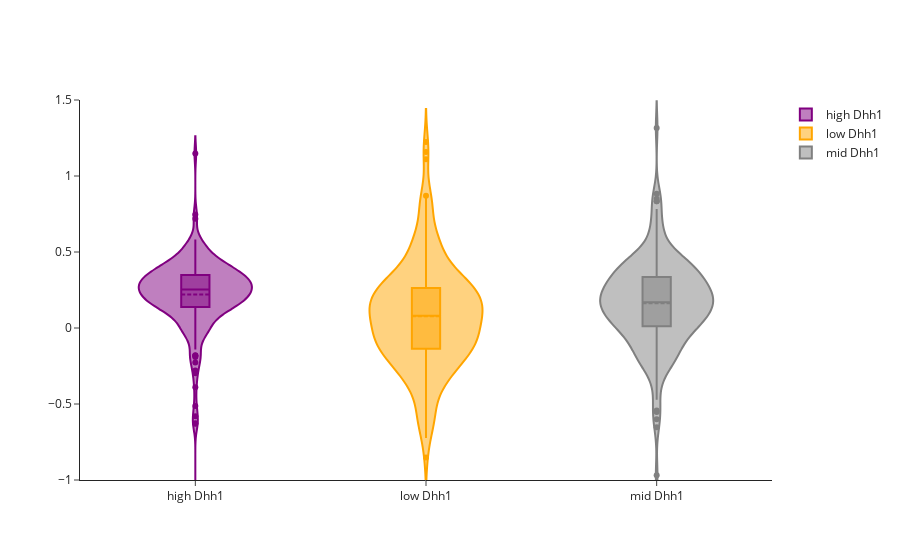

Source (notebook cell):
### Code cell
fig = go.Figure()
cls = ['purple','orange','grey']
cs = ['high Dhh1','low Dhh1','mid Dhh1']
for i in range(3):
    colr = cs[i]
    fig.add_trace(go.Violin(x = df_samples['Type'][df_samples['Type'] == colr],
                            y=df_samples['Delta_polarity'][df_samples['Type'] == colr],
                            line_color=cls[i],
                            name=colr,
                            box_visible=True,
                            meanline_visible=True))
fig.update_layout(
    template='simple_white',
    #xaxis_title=xaxis_title,
    #yaxis_title=yaxis_title
)       

#fig.update_xaxes(range=[-2.5, 7])
fig.update_yaxes(range=[-1, 1.5])

fig.show()
fig.write_image(cwd+"/Dhh1_pol.png")

### Figure 1 — Plotly figure (JSON) as saved in the notebook; plotly's stock layout.template omitted (floating-point values rounded to 4 significant figures; data arrays with more than 128 entries replaced by an {"elided": "..."} marker saying what was removed)
{"data": [{"box": {"visible": true}, "line": {"color": "purple"}, "meanline": {"visible": true}, "name": "high Dhh1", "type": "violin", "x": {"elided": "200 str values"}, "y": {"elided": "200 float values"}}, {"box": {"visible": true}, "line": {"color": "orange"}, "meanline": {"visible": true}, "name": "low Dhh1", "type": "violin", "x": {"elided": "200 str values"}, "y": {"elided": "200 float values"}}, {"box": {"visible": true}, "line": {"color": "grey"}, "meanline": {"visible": true}, "name": "mid Dhh1", "type": "violin", "x": {"elided": "200 str values"}, "y": {"elided": "200 float values"}}], "layout": {"yaxis": {"range": [-1, 1.5]}}}
